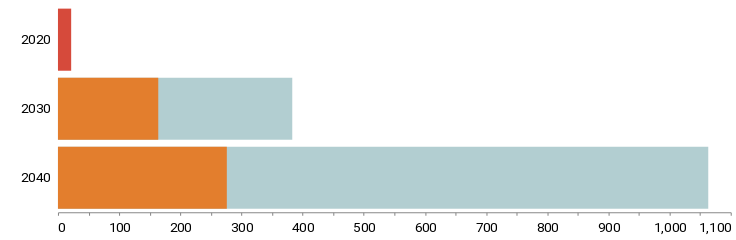

Write notebook code for a chart like this one.
### Code cell
alt.Chart(df_slim).mark_bar().encode(
    x=alt.X("evs_storage", stack=None, axis=alt.Axis(title="")),
    y=alt.Y("year:O", axis=alt.Axis(title="")),
    color=alt.Color("scenario:N", legend=None),
    opacity=alt.condition(alt.datum.scenario == "SDS", alt.value(0.3), alt.value(1)),
    order=alt.Order("scenario", sort="ascending"),
).properties(width=650, height=200)

### Figure 1 — Vega-Lite specification as saved in the notebook (floating-point values rounded to 4 significant figures)
{"config": {"view": {"width": 800, "height": 450, "strokeOpacity": 0}, "background": "#ffffff", "title": {"anchor": "start", "font": "Summit Sans", "fontColor": "palette[\"black\"]", "fontSize": 18, "fontWeight": "normal"}, "arc": {"fill": "#00d4d8"}, "area": {"fill": "#00d4d8"}, "line": {"stroke": "#00d4d8", "strokeWidth": 3}, "path": {"stroke": "#00d4d8"}, "rect": {"fill": "#00d4d8"}, "shape": {"stroke": "#00d4d8"}, "bar": {"fill": "#00d4d8"}, "point": {"stroke": "#00d4d8"}, "symbol": {"fill": "#00d4d8", "size": 30}, "axis": {"titleFont": "Roboto", "titleFontSize": 15, "titleFontWeight": "normal", "labelFont": "Roboto, sans", "labelFontSize": 13, "labelFontWeight": "normal"}, "axisX": {"labelAngle": 0, "labelPadding": 6, "tickSize": 3, "grid": false}, "axisY": {"labelBaseline": "middle", "maxExtent": 45, "minExtent": 45, "titleAlign": "left", "titleAngle": 0, "titleX": -45, "titleY": -11, "domainOpacity": 0, "gridWidth": 0.6, "gridColor": "#dddddd", "offset": 6, "tickSize": 0, "titleColor": "#767676"}, "legend": {"titleFont": "Roboto", "titleFontSize": 15, "titleFontWeight": "normal", "symbolType": "square", "labelFont": "Roboto, sans", "labelFontSize": 13}, "range": {"category": ["#005f66", "#e37e2d", "#d64a3b", "#76b0ef", "#c1bc40"], "diverging": ["#e68a4f", "#f4bb6a", "#f9e39c", "#dadfe2", "#a6b7c6", "#849eae"], "heatmap": ["#7ff6f6", "#00eeef", "#00d4d8", "#00abb2", "#00848b", "#fbf2c7", "#00363d"], "ordinal": ["#7ff6f6", "#00eeef", "#00d4d8", "#00abb2", "#00848b", "#fbf2c7", "#00363d"], "ramp": ["#7ff6f6", "#00eeef", "#00d4d8", "#00abb2", "#00848b", "#fbf2c7", "#00363d"]}}, "data": {"name": "data-7dafb1ac1cc4925193202e51dcbb54e8"}, "mark": "bar", "encoding": {"color": {"field": "scenario", "legend": null, "type": "nominal"}, "opacity": {"condition": {"value": 0.3, "test": "(datum.scenario === 'SDS')"}, "value": 1}, "order": {"field": "scenario", "sort": "ascending", "type": "nominal"}, "x": {"axis": {"title": ""}, "field": "evs_storage", "stack": null, "type": "quantitative"}, "y": {"axis": {"title": ""}, "field": "year", "type": "ordinal"}}, "height": 200, "width": 650, "$schema": "https://vega.github.io/schema/vega-lite/v4.17.0.json", "datasets": {"data-7dafb1ac1cc4925193202e51dcbb54e8": [{"year": "2020", "scenario": "current", "evs_storage": 21.6}, {"year": "2030", "scenario": "SPS", "evs_storage": 164.0}, {"year": "2040", "scenario": "SPS", "evs_storage": 276.1}, {"year": "2030", "scenario": "SDS", "evs_storage": 383.1}, {"year": "2040", "scenario": "SDS", "evs_storage": 1063.0}]}}
